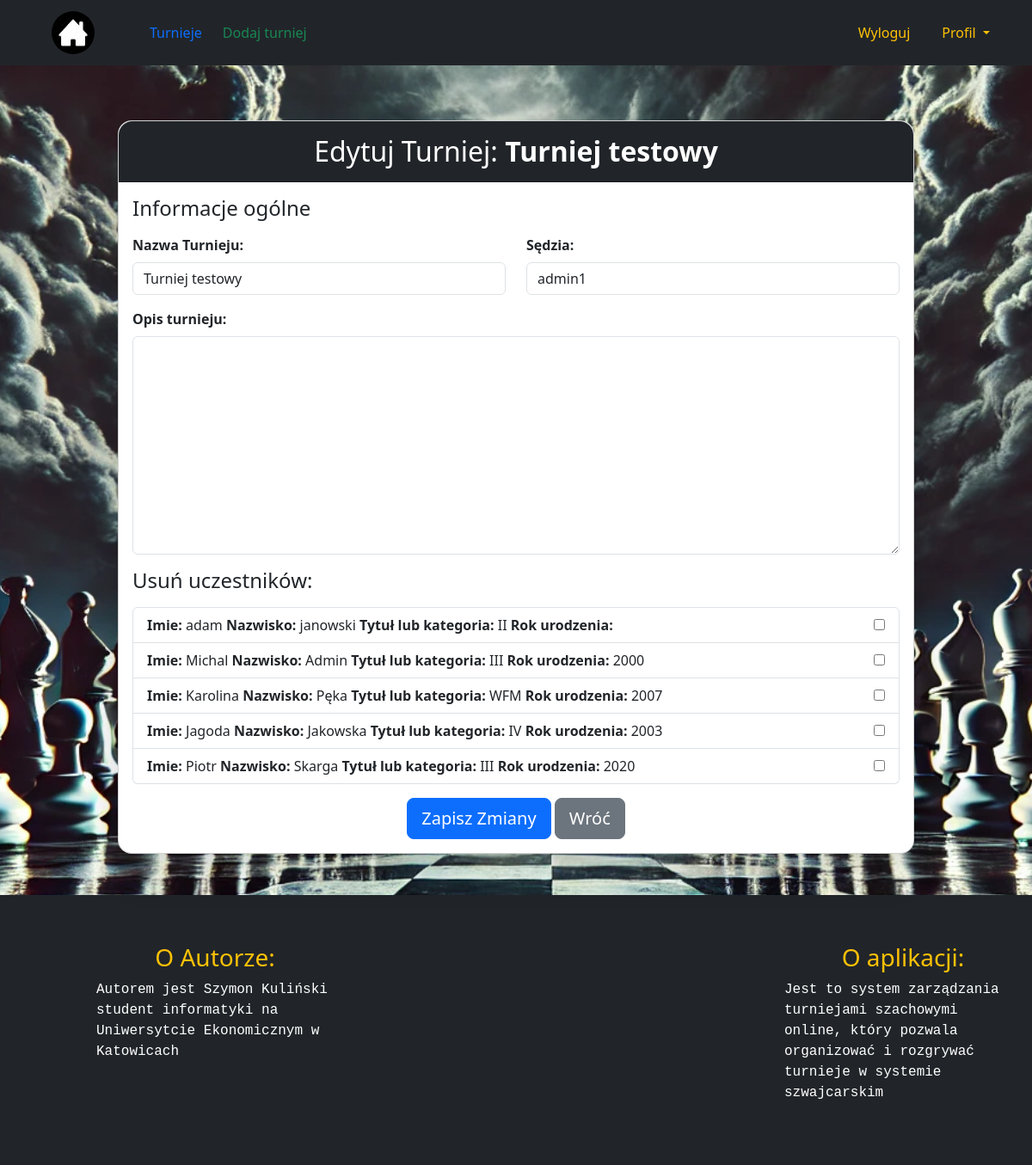
Page /tournaments/edit/3/ (signed in) on the committed database.
### tournaments/models.py (models this page shows, shortened)
class Tournament(models.Model):
    TOURNAMENT_TYPES = [('Błyskawiczne', 'Błyskawiczne'), ('Szybkie', 'Szybkie'), ('Klasyczne', 'Klasyczne'), ]
    PACES = [('1', '1 min'), ('3', '3 min'), ('5', '5 min'), ('10', '10 min'), ('15', '15 min'), ('30', '30 min'),
             ('60', '60 min'), ('1+1', '1+1 sec'), ('3+2', '3+2 sec'), ('5+3', '5+3 sec'), ('10+5', '10+5 sec'),
             ('10+15', '10+15 sec'), ('15+15', '15+15 sec'), ('30+10', '30+10 sec'), ('60+30', '60+30 sec'),
             ('120+30', '120+30 sec'), ]
    STATUS_CHOICES = [('Nadchodzący', 'Nadchodzący'), ('Tr  wający', 'Trwający'), ('Zakończony', 'Zakończony'), ]
    RANKING_CHOICES = [('Brak', 'Brak'), ('FIDE', 'FIDE'), ('PZSzach', 'PZSzach'), ]
    REGION_CHOICES = [('dolnośląskie', 'Dolnośląskie'), ('kujawsko-pomorskie', 'Kujawsko-pomorskie'),
                      ('lubelskie', 'Lubelskie'), ('lubuskie', 'Lubuskie'), ('łódzkie', 'Łódzkie'),
                      ('małopolskie', 'Małopolskie'), ('mazowieckie', 'Mazowieckie'), ('opolskie', 'Opolskie'),
                      ('podkarpackie', 'Podkarpackie'), ('podlaskie', 'Podlaskie'), ('pomorskie', 'Pomorskie'),
                      ('śląskie', 'Śląskie'), ('świętokrzyskie', 'Świętokrzyskie'),
                      ('warmińsko-mazurskie', 'Warmińsko-mazurskie'), ('wielkopolskie', 'Wielkopolskie'),
                      ('zachodniopomorskie', 'Zachodniopomorskie'), ]
    name = models.CharField(max_length=200)
    date_begin = models.DateField(null=True)
    date_end = models.DateField(null=True)
    pace = models.CharField(choices=PACES, max_length=10)
    type_of_tournament = models.CharField(choices=TOURNAMENT_TYPES, max_length=20)
    status = models.CharField(choices=STATUS_CHOICES, max_length=12,default='Nadchodzący')
    rounds_amount = models.IntegerField(default=2)
    current_round = models.PositiveIntegerField(default=1)
    arbiter = models.ForeignKey(User, related_name='arbited_tournaments', on_delete=models.CASCADE,blank=True, null=True)
    organizer = models.ForeignKey(User, related_name='orgianized_tournaments', on_delete=models.CASCADE)
    ranking = models.CharField(choices=RANKING_CHOICES, max_length=10, default='Brak')
    city = models.CharField(max_length=100, null=True, blank=True)
    region = models.CharField(choices=REGION_CHOICES, max_length=100, null=True, blank=True)
    description = models.TextField(blank=True, null=True, verbose_name='Opis turnieju')

class Player(models.Model):
    user = models.ForeignKey(User, on_delete=models.CASCADE, related_name='player')
    tournament = models.ForeignKey('Tournament', on_delete=models.CASCADE)
    points = models.FloatField(default=0)  # Punkty zdobyte przez gracza
    previous_opponents = models.ManyToManyField('self', blank=True)  # Z kim zawodnik już grał
    has_paused = models.BooleanField(default=False)
    consecutive_white_games = models.IntegerField(default=0)
    consecutive_black_games = models.IntegerField(default=0)
    last_color = models.CharField(blank=True, max_length=6)
    start_rating = models.IntegerField(default=0)
    achieved_rating = models.IntegerField(default=0)
    avarage_oponents_rating = models.IntegerField(default=0)
    matches_count = models.IntegerField(default=0)

### profiles/models.py (models this page shows, shortened)
class Profile(models.Model):
    GENDER_CHOICES = [('M', 'Mężczyzna'), ('F', 'Kobieta'), ]
    TITLE_AND_CATEGOREIES_CHOICES = [('GM', 'Arcymistrz'), ('IM', 'Mistrz międzynarodowy'), ('FM', 'Mistrz FIDE'),
                                     ('CM', 'Kandydat na mistrza FIDE'), ('WGM', 'Arcymistrzyni	'),
                                     ('WIM', 'Mistrzyni międzynarodowa'), ('WFM', 'Mistrzyni FIDE'),
                                     ('WCM', 'Kandydatka na mistrzynię FIDE'), ('M', 'Mistrz krajowy'),
                                     ('K', 'Kandydat na mistrza krajowego'), ('I', 'I'), ('II', 'II'),
                                     ('III', 'III'), ('IV', 'IV'), ('V', 'V'),
                                     ('Bk', 'Bk'), ]
    user = models.OneToOneField(User, on_delete=models.CASCADE)
    first_name = models.CharField(max_length=30, blank=True, null=True)
    last_name = models.CharField(max_length=30, blank=True, null=True)
    birth_date = models.DateField(null=True, blank=True)
    gender = models.CharField(max_length=1, choices=GENDER_CHOICES, blank=True, null=True)
    city = models.CharField(max_length=43, blank=True, null=True)
    club = models.CharField(max_length=43, blank=True, null=True)
    phone_number = models.CharField(max_length=15, blank=True, null=True)
    rating_fide = models.IntegerField(null=True, blank=True, default=1000)
    rating_pzszach = models.IntegerField(null=True, blank=True, default=1000)
    title_or_category = models.CharField(max_length=10, choices=TITLE_AND_CATEGOREIES_CHOICES, default='Bk')

### tournaments/decorators.py (the view)
    def _wrapped_view(request,tournament_id,*args,**kwargs):
        tournament = get_object_or_404(Tournament, id=tournament_id)
        if tournament.organizer != request.user:
            return redirect('home')
        return view_func(request, tournament_id, *args, **kwargs)

### tournaments/forms.py
class TournamentEditForm(forms.ModelForm):
    class Meta:
        model = Tournament
        fields = ['name', 'description','arbiter']
        widgets ={
            'name': forms.TextInput(attrs={'class': 'form-control'}),
            'description': forms.Textarea(attrs={'class': 'form-control'}),
            'arbiter': forms.Select(attrs={'class': 'form-control'}),
        }

class RemovePlayerForm(forms.Form):
    players_to_remove = forms.ModelChoiceField(queryset=Player.objects.none(), label="Usuń zawodnika")
    def __init__(self, *args, **kwargs):
        tournament = kwargs.pop('tournament')
        super().__init__(*args, **kwargs)
        self.fields['players_to_remove'].queryset = Player.objects.filter(tournament=tournament)

### core/context_processors.py (called while the page is built)
def is_organizer(request):
    is_organizer = request.user.groups.filter(name='Organizer').exists()
    return {'is_organizer': is_organizer}

### templates/tournaments/tournament_edit.html (shortened to what this page needs)
{% extends 'core/index.html' %}
{% block content %}
    <div class="container my-5">
        <div class="row justify-content-center">
            <div class="col-md-10">
                <div class="card shadow-lg rounded-4">
                    <div class="card-header bg-dark text-white text-center rounded-top-4 py-3">
                        <h2 class="mb-0">Edytuj Turniej: <strong>{{ tournament.name }}</strong></h2>
                    </div>
                    <div class="card-body">
                        <form method="POST" enctype="multipart/form-data">
                            <h4 class="mb-3">Informacje ogólne</h4>
                            <div class="row">
                                <div class="col-md-6 mb-3">
                                    <label for="id_name" class="form-label"><strong>Nazwa Turnieju:</strong></label>
                                    {{ tournament_form.name }}
                                </div>
                                <div class="col-md-6 mb-3">
                                    <label for="id_arbiter" class="form-label"><strong>Sędzia:</strong></label>
                                    {{ tournament_form.arbiter }}
                                </div>
                             </div>
                            <div class="mb-3">
                                <label for="id_description" class="form-label"><strong>Opis turnieju:</strong></label>
                                {{ tournament_form.description }}
                            </div>
                            <div class="mb-3">
                                <label class="form-label"><h4>Usuń uczestników:</h4></label>
                                <div class="list-group">
                                    {% for player in players %}
                                        <div class="list-group-item d-flex justify-content-between align-items-center">
                                            <div>
                                                <span class="mb-0"><strong>Imie:</strong> {{ player.user.profile.first_name }}</span>
                                                <span class="mb-0"><strong>Nazwisko:</strong> {{ player.user.profile.last_name }}</span>
                                                <span class="mb-0"><strong>Tytuł lub kategoria:</strong> {{ player.user.profile.title_or_category }}</span>
                                                <span class="mb-0"><strong>Rok urodzenia:</strong> {{ player.user.profile.birth_date|date:"Y" }}</span>
                                            </div>
                                            <div>
                                                <input type="checkbox" name="players_to_remove"
                                                       value="{{ player.id }}">
                                            </div>
                                        </div>
                                    {% endfor %}
                                </div>
                            </div>
                            <div class="text-center">
                                <button type="submit" class="btn btn-primary btn-lg">
                                     Zapisz Zmiany
                                </button>
                                <a href="{% url 'tournament_detail' tournament.id %}" class="btn btn-secondary btn-lg">
                                     Wróć
                                </a>
                            </div>
                        </form>
                    </div>
                </div>
            </div>
        </div>
    </div>
{% endblock %}

### rows in the picture
Tournament: name "Turniej testowy", arbiter "admin1"
Player: user.profile.first_name "adam", user.profile.last_name "janowski", user.profile.title_or_category "II"
Player: user.profile.first_name "Michal", user.profile.last_name "Admin", user.profile.title_or_category "III", user.profile.birth_date "2000"
Player: user.profile.first_name "Karolina", user.profile.last_name "Pęka", user.profile.title_or_category "WFM", user.profile.birth_date "2007"
Player: user.profile.first_name "Jagoda", user.profile.last_name "Jakowska", user.profile.title_or_category "IV", user.profile.birth_date "2003"
Player: user.profile.first_name "Piotr", user.profile.last_name "Skarga", user.profile.title_or_category "III", user.profile.birth_date "2020"
